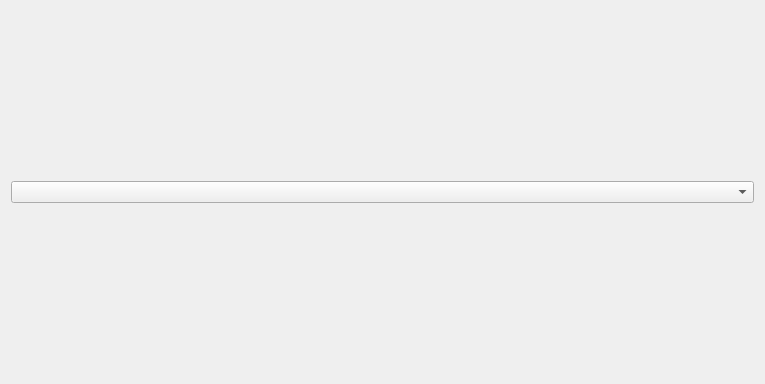
<?xml version="1.0" encoding="UTF-8"?>
<ui version="4.0">
 <class>Form</class>
 <widget class="QWidget" name="Form">
  <property name="geometry">
   <rect>
    <x>0</x>
    <y>0</y>
    <width>765</width>
    <height>384</height>
   </rect>
  </property>
  <property name="windowTitle">
   <string>Plot</string>
  </property>
  <layout class="QHBoxLayout" name="horizontalLayout">
   <item>
    <layout class="QVBoxLayout" name="verticalLayout">
     <item>
      <widget class="QComboBox" name="dataSelector"/>
     </item>
     <item>
      <layout class="QVBoxLayout" name="plotLayout"/>
     </item>
    </layout>
   </item>
  </layout>
 </widget>
 <resources/>
 <connections/>
</ui>
